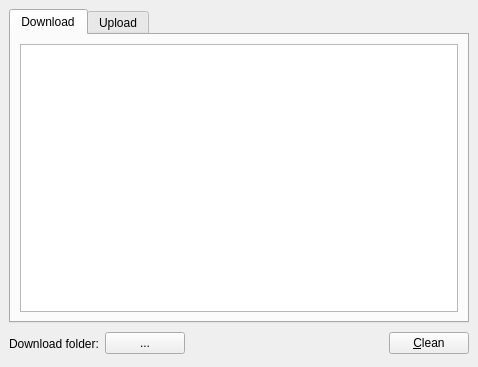
<ui version="4.0" >
 <author></author>
 <comment></comment>
 <exportmacro></exportmacro>
 <class>FileTransferWidget</class>
 <widget class="QWidget" name="FileTransferWidget" >
  <property name="geometry" >
   <rect>
    <x>0</x>
    <y>0</y>
    <width>478</width>
    <height>367</height>
   </rect>
  </property>
  <property name="windowTitle" >
   <string>File Transfer</string>
  </property>
  <layout class="QGridLayout" >
   <property name="margin" >
    <number>9</number>
   </property>
   <property name="spacing" >
    <number>6</number>
   </property>
   <item row="1" column="2" >
    <spacer>
     <property name="orientation" >
      <enum>Qt::Horizontal</enum>
     </property>
     <property name="sizeHint" >
      <size>
       <width>101</width>
       <height>29</height>
      </size>
     </property>
    </spacer>
   </item>
   <item row="1" column="1" >
    <widget class="QPushButton" name="pathButton" >
     <property name="palette" >
      <palette>
       <active>
        <color>
         <red>0</red>
         <green>0</green>
         <blue>0</blue>
        </color>
        <color>
         <red>239</red>
         <green>239</green>
         <blue>239</blue>
        </color>
        <color>
         <red>255</red>
         <green>255</green>
         <blue>255</blue>
        </color>
        <color>
         <red>255</red>
         <green>255</green>
         <blue>255</blue>
        </color>
        <color>
         <red>85</red>
         <green>85</green>
         <blue>85</blue>
        </color>
        <color>
         <red>199</red>
         <green>199</green>
         <blue>199</blue>
        </color>
        <color>
         <red>0</red>
         <green>0</green>
         <blue>0</blue>
        </color>
        <color>
         <red>255</red>
         <green>255</green>
         <blue>255</blue>
        </color>
        <color>
         <red>0</red>
         <green>0</green>
         <blue>0</blue>
        </color>
        <color>
         <red>255</red>
         <green>255</green>
         <blue>255</blue>
        </color>
        <color>
         <red>239</red>
         <green>239</green>
         <blue>239</blue>
        </color>
        <color>
         <red>0</red>
         <green>0</green>
         <blue>0</blue>
        </color>
        <color>
         <red>103</red>
         <green>141</green>
         <blue>178</blue>
        </color>
        <color>
         <red>255</red>
         <green>255</green>
         <blue>255</blue>
        </color>
        <color>
         <red>0</red>
         <green>0</green>
         <blue>238</blue>
        </color>
        <color>
         <red>82</red>
         <green>24</green>
         <blue>139</blue>
        </color>
        <color>
         <red>232</red>
         <green>232</green>
         <blue>232</blue>
        </color>
       </active>
       <inactive>
        <color>
         <red>0</red>
         <green>0</green>
         <blue>0</blue>
        </color>
        <color>
         <red>239</red>
         <green>239</green>
         <blue>239</blue>
        </color>
        <color>
         <red>255</red>
         <green>255</green>
         <blue>255</blue>
        </color>
        <color>
         <red>255</red>
         <green>255</green>
         <blue>255</blue>
        </color>
        <color>
         <red>85</red>
         <green>85</green>
         <blue>85</blue>
        </color>
        <color>
         <red>199</red>
         <green>199</green>
         <blue>199</blue>
        </color>
        <color>
         <red>0</red>
         <green>0</green>
         <blue>0</blue>
        </color>
        <color>
         <red>255</red>
         <green>255</green>
         <blue>255</blue>
        </color>
        <color>
         <red>0</red>
         <green>0</green>
         <blue>0</blue>
        </color>
        <color>
         <red>255</red>
         <green>255</green>
         <blue>255</blue>
        </color>
        <color>
         <red>239</red>
         <green>239</green>
         <blue>239</blue>
        </color>
        <color>
         <red>0</red>
         <green>0</green>
         <blue>0</blue>
        </color>
        <color>
         <red>103</red>
         <green>141</green>
         <blue>178</blue>
        </color>
        <color>
         <red>255</red>
         <green>255</green>
         <blue>255</blue>
        </color>
        <color>
         <red>0</red>
         <green>0</green>
         <blue>238</blue>
        </color>
        <color>
         <red>82</red>
         <green>24</green>
         <blue>139</blue>
        </color>
        <color>
         <red>232</red>
         <green>232</green>
         <blue>232</blue>
        </color>
       </inactive>
       <disabled>
        <color>
         <red>128</red>
         <green>128</green>
         <blue>128</blue>
        </color>
        <color>
         <red>239</red>
         <green>239</green>
         <blue>239</blue>
        </color>
        <color>
         <red>255</red>
         <green>255</green>
         <blue>255</blue>
        </color>
        <color>
         <red>255</red>
         <green>255</green>
         <blue>255</blue>
        </color>
        <color>
         <red>85</red>
         <green>85</green>
         <blue>85</blue>
        </color>
        <color>
         <red>199</red>
         <green>199</green>
         <blue>199</blue>
        </color>
        <color>
         <red>199</red>
         <green>199</green>
         <blue>199</blue>
        </color>
        <color>
         <red>255</red>
         <green>255</green>
         <blue>255</blue>
        </color>
        <color>
         <red>128</red>
         <green>128</green>
         <blue>128</blue>
        </color>
        <color>
         <red>239</red>
         <green>239</green>
         <blue>239</blue>
        </color>
        <color>
         <red>239</red>
         <green>239</green>
         <blue>239</blue>
        </color>
        <color>
         <red>0</red>
         <green>0</green>
         <blue>0</blue>
        </color>
        <color>
         <red>86</red>
         <green>117</green>
         <blue>148</blue>
        </color>
        <color>
         <red>255</red>
         <green>255</green>
         <blue>255</blue>
        </color>
        <color>
         <red>0</red>
         <green>0</green>
         <blue>238</blue>
        </color>
        <color>
         <red>82</red>
         <green>24</green>
         <blue>139</blue>
        </color>
        <color>
         <red>232</red>
         <green>232</green>
         <blue>232</blue>
        </color>
       </disabled>
      </palette>
     </property>
     <property name="text" >
      <string>...</string>
     </property>
     <property name="icon" >
      <iconset resource="../wengophone.qrc" >:/pics/browse.png</iconset>
     </property>
    </widget>
   </item>
   <item row="1" column="0" >
    <widget class="QLabel" name="label_2" >
     <property name="text" >
      <string>Download folder:</string>
     </property>
    </widget>
   </item>
   <item row="0" column="0" colspan="4" >
    <widget class="QTabWidget" name="tabWidget" >
     <widget class="QWidget" name="DownloadTab" >
      <attribute name="title" >
       <string>Download</string>
      </attribute>
      <attribute name="icon" >
       <iconset resource="../wengophone.qrc" >:/pics/filetransfer/receive-file.png</iconset>
      </attribute>
      <layout class="QGridLayout" >
       <property name="margin" >
        <number>9</number>
       </property>
       <property name="spacing" >
        <number>6</number>
       </property>
       <item row="0" column="0" >
        <widget class="QListWidget" name="downloadTransferListWidget" >
         <property name="alternatingRowColors" >
          <bool>true</bool>
         </property>
        </widget>
       </item>
      </layout>
     </widget>
     <widget class="QWidget" name="UploadTab" >
      <attribute name="title" >
       <string>Upload</string>
      </attribute>
      <attribute name="icon" >
       <iconset resource="../wengophone.qrc" >:/pics/filetransfer/send-file.png</iconset>
      </attribute>
      <layout class="QGridLayout" >
       <property name="margin" >
        <number>9</number>
       </property>
       <property name="spacing" >
        <number>6</number>
       </property>
       <item row="0" column="0" >
        <widget class="QListWidget" name="uploadTransferListWidget" />
       </item>
      </layout>
     </widget>
    </widget>
   </item>
   <item row="1" column="3" >
    <widget class="QPushButton" name="cleanButton" >
     <property name="text" >
      <string>&amp;Clean</string>
     </property>
    </widget>
   </item>
  </layout>
 </widget>
 <pixmapfunction></pixmapfunction>
 <resources>
  <include location="../wengophone.qrc" />
 </resources>
 <connections/>
</ui>
